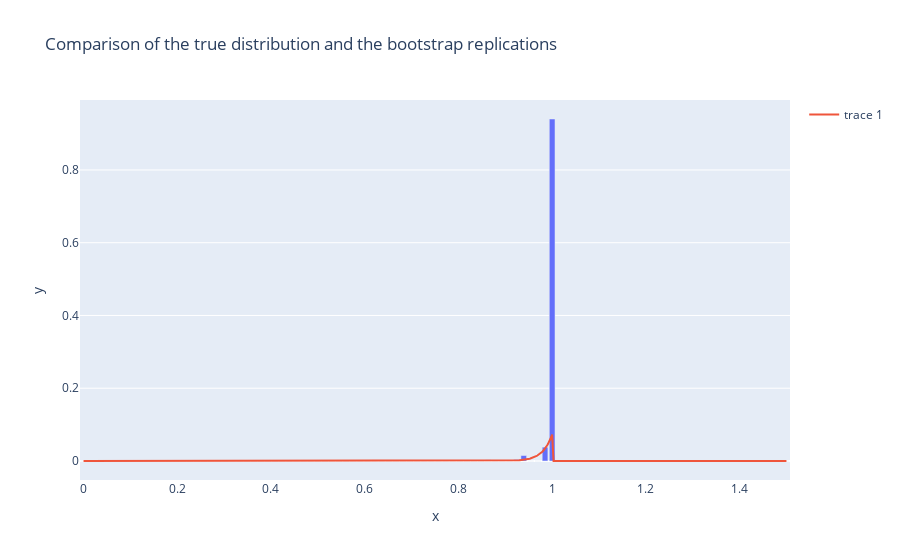

Write notebook code for a chart like this one.
### Code cell
x_axis_bar = np.linspace(0,1.5,100)
bootstrap_hist, _ = np.histogram(bootstrap_estimations, bins = 100, range = [0,1.5])
bootstrap_hist = bootstrap_hist / sum(bootstrap_hist)
fig = px.bar(
    x = x_axis_bar, y = bootstrap_hist,
    title = 'Comparison of the true distribution and the bootstrap replications'
)
fig.add_trace(go.Scatter(
    x = x_axis, y = theta_real_pdf,
))
fig.show()

### Figure 1 — Plotly figure (JSON) as saved in the notebook; plotly's stock layout.template omitted (floating-point values rounded to 4 significant figures; data arrays with more than 128 entries replaced by an {"elided": "..."} marker saying what was removed)
{"data": [{"alignmentgroup": "True", "hovertemplate": "x=%{x}<br>y=%{y}<extra></extra>", "legendgroup": "", "marker": {"color": "#636efa", "pattern": {"shape": ""}}, "name": "", "offsetgroup": "", "orientation": "v", "showlegend": false, "textposition": "auto", "x": [0.0, 0.01515, 0.0303, 0.04545, 0.06061, 0.07576, 0.09091, 0.1061, 0.1212, 0.1364, 0.1515, 0.1667, 0.1818, 0.197, 0.2121, 0.2273, 0.2424, 0.2576, 0.2727, 0.2879, 0.303, 0.3182, 0.3333, 0.3485, 0.3636, 0.3788, 0.3939, 0.4091, 0.4242, 0.4394, 0.4545, 0.4697, 0.4848, 0.5, 0.5152, 0.5303, 0.5455, 0.5606, 0.5758, 0.5909, 0.6061, 0.6212, 0.6364, 0.6515, 0.6667, 0.6818, 0.697, 0.7121, 0.7273, 0.7424, 0.7576, 0.7727, 0.7879, 0.803, 0.8182, 0.8333, 0.8485, 0.8636, 0.8788, 0.8939, 0.9091, 0.9242, 0.9394, 0.9545, 0.9697, 0.9848, 1.0, 1.015, 1.03, 1.045, 1.061, 1.076, 1.091, 1.106, 1.121, 1.136, 1.152, 1.167, 1.182, 1.197, 1.212, 1.227, 1.242, 1.258, 1.273, 1.288, 1.303, 1.318, 1.333, 1.348, 1.364, 1.379, 1.394, 1.409, 1.424, 1.439, 1.455, 1.47, 1.485, 1.5], "xaxis": "x", "y": [0.0, 0.0, 0.0, 0.0, 0.0, 0.0, 0.0, 0.0, 0.0, 0.0, 0.0, 0.0, 0.0, 0.0, 0.0, 0.0, 0.0, 0.0, 0.0, 0.0, 0.0, 0.0, 0.0, 0.0, 0.0, 0.0, 0.0, 0.0, 0.0, 0.0, 0.0, 0.0, 0.0, 0.0, 0.0, 0.0, 0.0, 0.0, 0.0, 0.0, 0.0, 0.0, 0.0, 0.0, 0.0, 0.0, 0.0, 0.0, 0.0, 0.0, 0.0, 0.0, 0.0, 0.0, 0.0, 0.0, 0.0, 0.003, 0.0, 0.0, 0.0, 0.004, 0.015, 0.0, 0.0, 0.038, 0.94, 0.0, 0.0, 0.0, 0.0, 0.0, 0.0, 0.0, 0.0, 0.0, 0.0, 0.0, 0.0, 0.0, 0.0, 0.0, 0.0, 0.0, 0.0, 0.0, 0.0, 0.0, 0.0, 0.0, 0.0, 0.0, 0.0, 0.0, 0.0, 0.0, 0.0, 0.0, 0.0, 0.0], "yaxis": "y", "type": "bar"}, {"x": {"elided": "1000 float values"}, "y": {"elided": "1000 float values"}, "type": "scatter"}], "layout": {"xaxis": {"anchor": "y", "domain": [0.0, 1.0], "title": {"text": "x"}}, "yaxis": {"anchor": "x", "domain": [0.0, 1.0], "title": {"text": "y"}}, "legend": {"tracegroupgap": 0}, "title": {"text": "Comparison of the true distribution and the bootstrap replications"}, "barmode": "relative"}}
